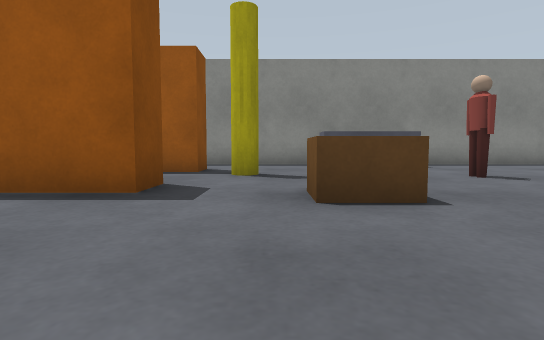
view 1 (above)

22 first-person views from a walk through a robot-simulator world made for Gazebo. The camera is 0.5 m above the floor, tilts 4° down and sees 80° across. The floor is counted in squares, 1 m on a side. Each view is taken from the middle of a square. On the plan, view 1 faces up. The plan holds only what a view shows up to about 9 squares ahead; the rest is blank. The place goes on beyond the plan. Robots are left out. Simple shapes stand in for some stock models.

view 2
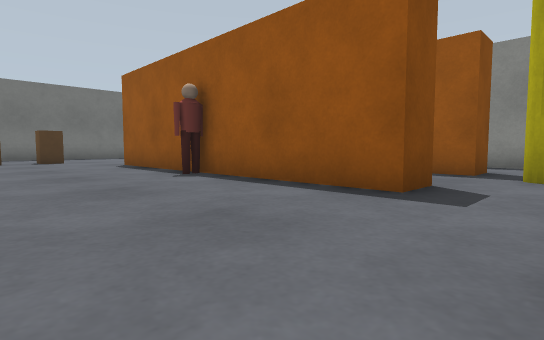

view 3
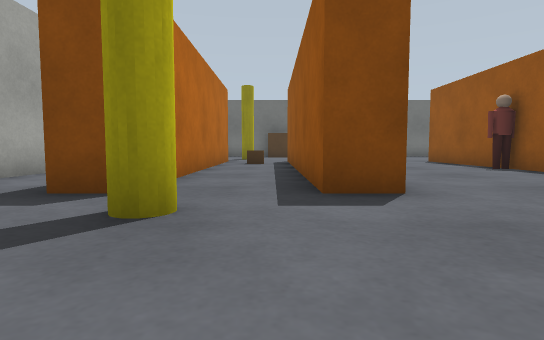

view 4
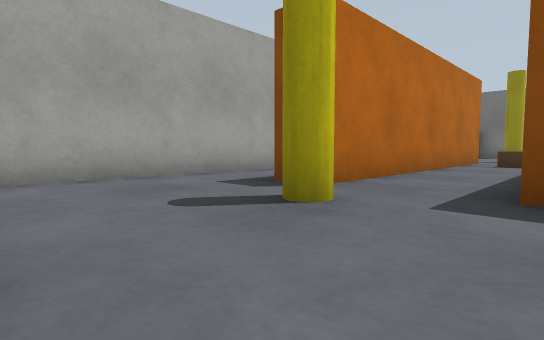

view 5
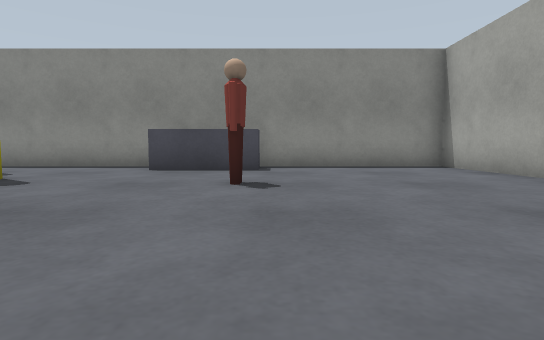

view 6
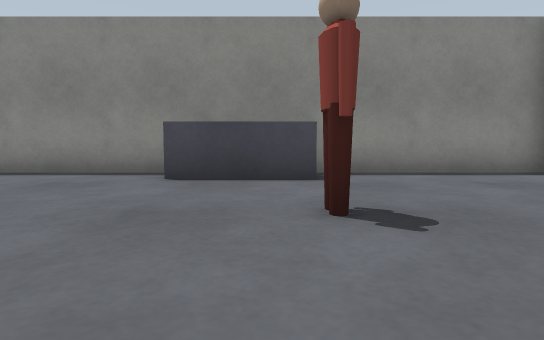

view 7
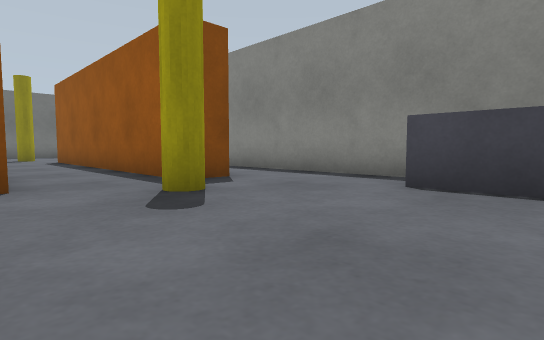

view 8
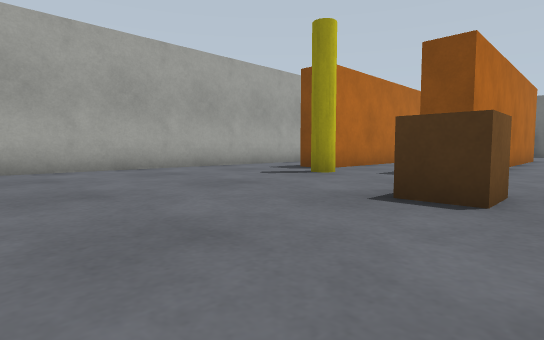

view 9
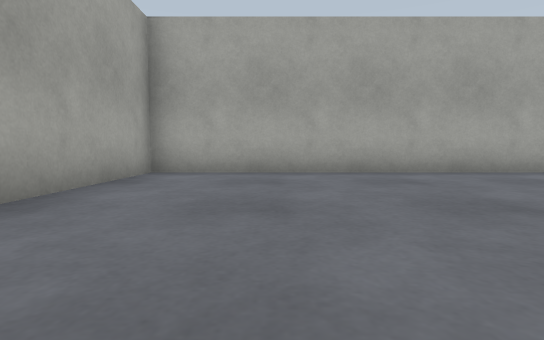

view 10
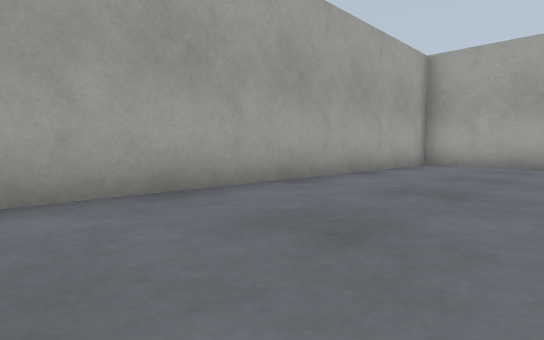

view 11
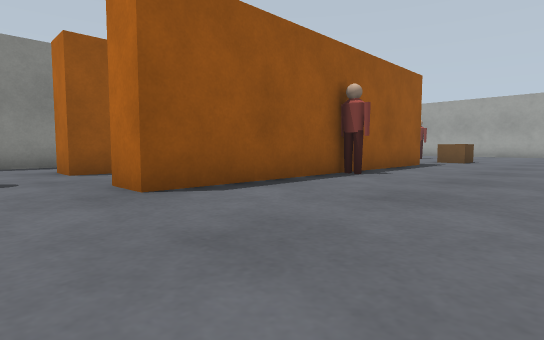

view 12
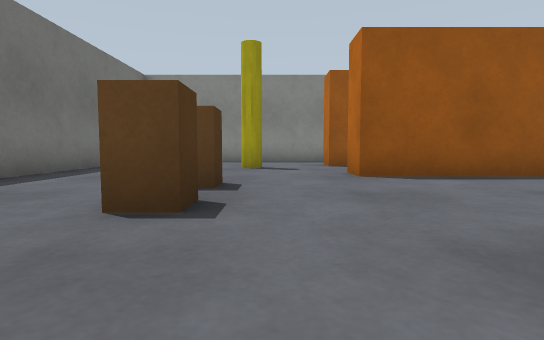

view 13
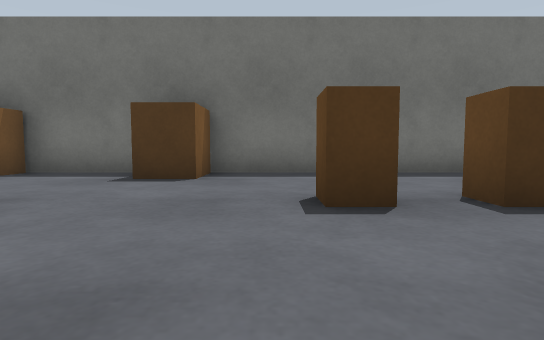

view 14
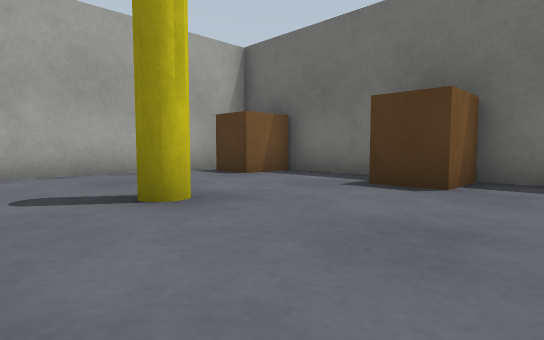

view 15
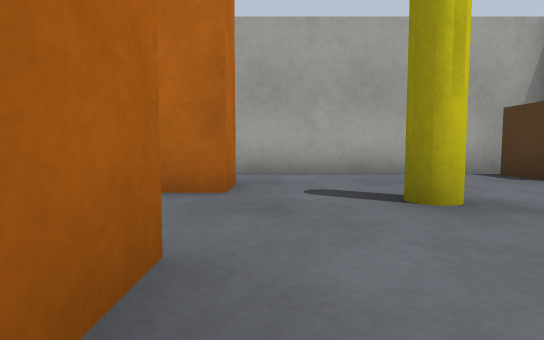

view 16
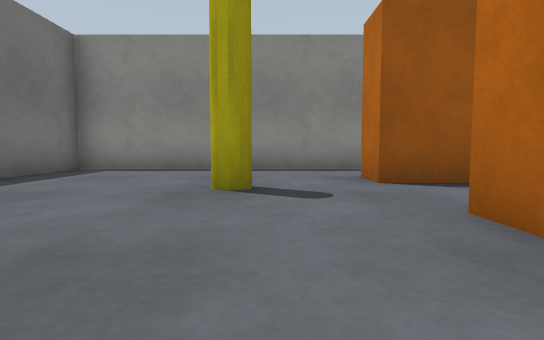

view 17
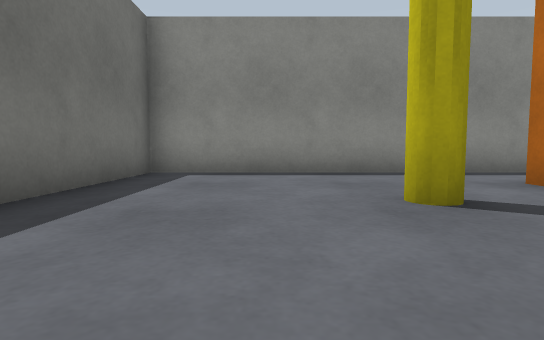

view 18
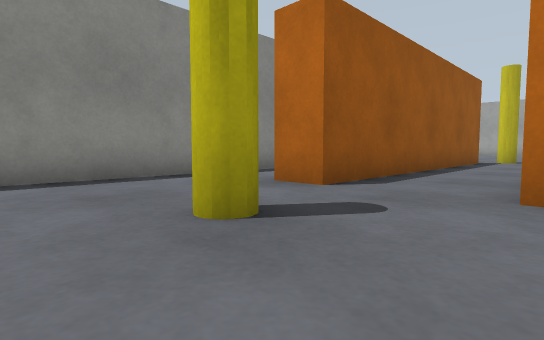

view 19
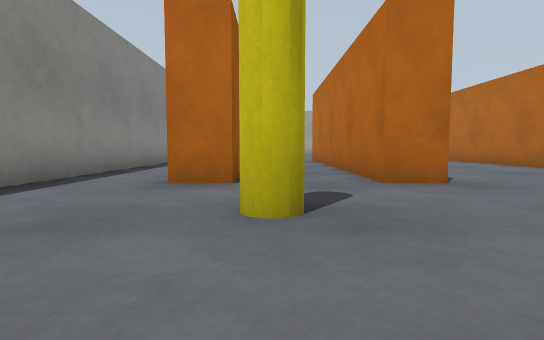

view 20
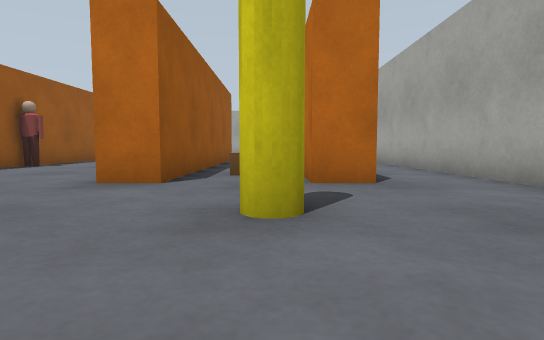

view 21
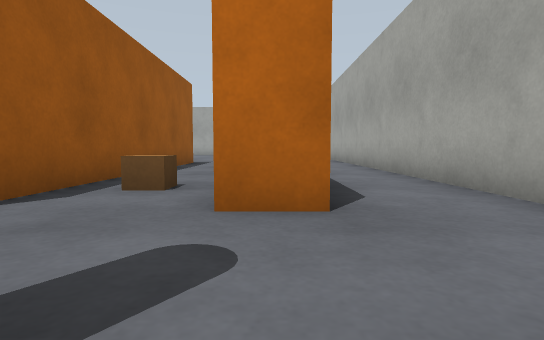

view 22
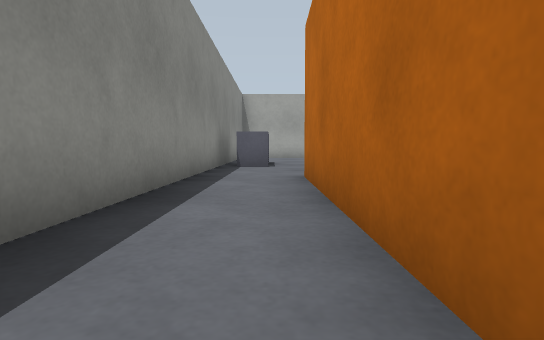

### Floor plan
Points are (right, up) in squares from view 1. A wall is a line through its corners. A room is listed if a view was taken in it or the views show most of it. See-through windows are left out.
Room 1 (views 1, 2, 3, 4, 5, 6, 7, 8, 9, 10, 11, 12, 13, 14, 15, 16, 17, 18, 19, 20, 21, 22)
walls: (-1.5, 4.5) (-1.5, 3.6) (-9.5, 3.6) (-9.5, 4.4) (-4.9, 4.4); (-6.4, -0.6) (-1.5, -0.6) (-1.5, -1.5) (-9.5, -1.5) (-9.5, -0.5); (-1.5, -3.8) (-1.5, -4.5); (-6.4, 7.4) (-1.5, 7.4) (-1.5, 6.5) (-9.5, 6.5) (-9.5, 7.5); (-9.5, -4.5) (-9.5, -3.5) (-1.8, -3.5); (8.4, 6.2) (8.4, 9.4) (-15.4, 9.4) (-15.4, -4.5); (-14.2, -6.4) (8.4, -6.4) (8.4, 2.8)
objects: pallet (-15, -6) to (-14, -5); pallet (-15, -2) to (-14, -1); brown box (-12, 1); brown box (-12, 2); pillar (-11, -3); pillar (-11, 6); brown box (-8, -2); person (-5, 3); pillar (0, -3); pillar (0, 6); crate (1, 0) to (2, 0); crate (1, 3); grey box (2, 8) to (3, 9); person (4, 5) to (4, 6)

Where each view was taken, in squares from view 1:
view 1: 0 up, 0 right, facing up
view 2: 0 up, 0 right, facing up-left
view 3: 2 down, 2 right, facing left
view 4: 1 down, 2 right, facing down-left
view 5: 1 up, 4 right, facing up
view 6: 3 up, 3 right, facing up
view 7: 4 up, 3 right, facing up-left
view 8: 1 up, 5 right, facing down-left
view 9: 0 up, 6 right, facing down
view 10: 3 up, 5 right, facing down-right
view 11: 0 up, 11 left, facing up-right
view 12: 2 down, 11 left, facing up
view 13: 0 up, 9 left, facing left
view 14: 0 up, 10 left, facing down-left
view 15: 0 up, 10 left, facing down
view 16: 2 up, 11 left, facing up
view 17: 3 up, 13 left, facing up
view 18: 4 up, 13 left, facing up-right
view 19: 6 up, 14 left, facing right
view 20: 3 down, 14 left, facing right
view 21: 4 down, 12 left, facing right
view 22: 8 up, 7 left, facing right
